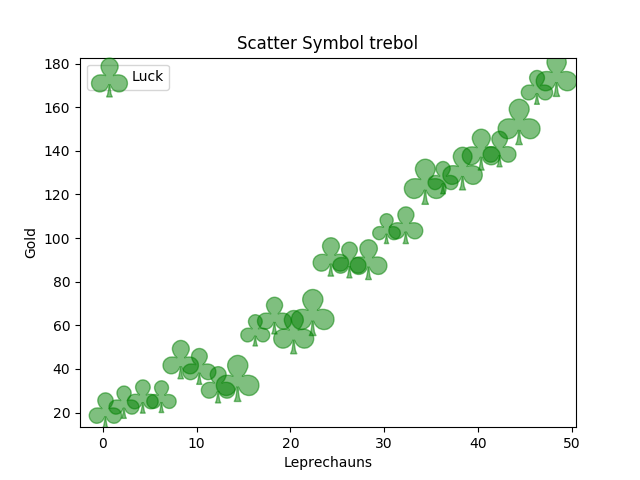

Reproduce this figure in Python.
from matplotlib import pyplot as plt
import numpy as np
import matplotlib

# Fixing random state for reproducibility
np.random.seed(19680801)


x = np.arange(0.0, 50.0, 2.0)
y = x ** 1.3 + np.random.rand(*x.shape) * 30.0
s = np.random.rand(*x.shape) * 800 + 500

plt.scatter(x, y, s, c = "g", alpha = 0.5, marker = r'$\clubsuit$', label = "Luck")
plt.xlabel("Leprechauns")
plt.ylabel("Gold")
plt.legend(loc = 2)

plt.title('Scatter Symbol trebol')
plt.savefig('Scatter_Symbol_trebol.png')
plt.show()

# source : https://matplotlib.org/devdocs/gallery/lines_bars_and_markers/scatter_symbol.html#sphx-glr-gallery-lines-bars-and-markers-scatter-symbol-py